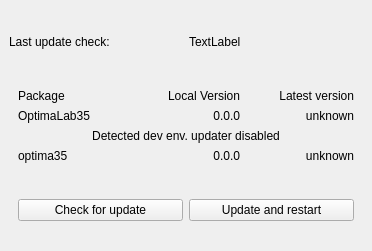
<?xml version="1.0" encoding="UTF-8"?>
<ui version="4.0">
 <class>Updater_Window</class>
 <widget class="QMainWindow" name="Updater_Window">
  <property name="enabled">
   <bool>true</bool>
  </property>
  <property name="geometry">
   <rect>
    <x>0</x>
    <y>0</y>
    <width>372</width>
    <height>251</height>
   </rect>
  </property>
  <property name="windowTitle">
   <string>Updater</string>
  </property>
  <widget class="QWidget" name="centralwidget">
   <layout class="QGridLayout" name="gridLayout_2">
    <item row="0" column="0">
     <widget class="QLabel" name="label_last_check">
      <property name="text">
       <string>Last update check:</string>
      </property>
     </widget>
    </item>
    <item row="0" column="1">
     <widget class="QLabel" name="label_last_check_2">
      <property name="enabled">
       <bool>true</bool>
      </property>
      <property name="text">
       <string>TextLabel</string>
      </property>
     </widget>
    </item>
    <item row="1" column="0" colspan="2">
     <widget class="QWidget" name="widget_2" native="true">
      <layout class="QGridLayout" name="gridLayout">
       <item row="0" column="1">
        <widget class="QLabel" name="label_6">
         <property name="text">
          <string>Local Version</string>
         </property>
         <property name="alignment">
          <set>Qt::AlignRight|Qt::AlignTrailing|Qt::AlignVCenter</set>
         </property>
        </widget>
       </item>
       <item row="1" column="2">
        <widget class="QLabel" name="label_optimalab35_latestversion">
         <property name="text">
          <string>unknown</string>
         </property>
         <property name="alignment">
          <set>Qt::AlignRight|Qt::AlignTrailing|Qt::AlignVCenter</set>
         </property>
        </widget>
       </item>
       <item row="3" column="0">
        <widget class="QLabel" name="label_2">
         <property name="text">
          <string>optima35</string>
         </property>
        </widget>
       </item>
       <item row="3" column="2">
        <widget class="QLabel" name="label_optima35_latestversion">
         <property name="text">
          <string>unknown</string>
         </property>
         <property name="alignment">
          <set>Qt::AlignRight|Qt::AlignTrailing|Qt::AlignVCenter</set>
         </property>
        </widget>
       </item>
       <item row="0" column="2">
        <widget class="QLabel" name="label_latest_version">
         <property name="text">
          <string>Latest version</string>
         </property>
         <property name="alignment">
          <set>Qt::AlignRight|Qt::AlignTrailing|Qt::AlignVCenter</set>
         </property>
        </widget>
       </item>
       <item row="1" column="0">
        <widget class="QLabel" name="label">
         <property name="text">
          <string>OptimaLab35</string>
         </property>
        </widget>
       </item>
       <item row="0" column="0">
        <widget class="QLabel" name="label_9">
         <property name="text">
          <string>Package</string>
         </property>
        </widget>
       </item>
       <item row="1" column="1">
        <widget class="QLabel" name="label_optimalab35_localversion">
         <property name="text">
          <string>0.0.0</string>
         </property>
         <property name="alignment">
          <set>Qt::AlignRight|Qt::AlignTrailing|Qt::AlignVCenter</set>
         </property>
        </widget>
       </item>
       <item row="3" column="1">
        <widget class="QLabel" name="label_optima35_localversion">
         <property name="text">
          <string>0.0.0</string>
         </property>
         <property name="alignment">
          <set>Qt::AlignRight|Qt::AlignTrailing|Qt::AlignVCenter</set>
         </property>
        </widget>
       </item>
       <item row="2" column="0" colspan="3">
        <widget class="QLabel" name="label_dev">
         <property name="text">
          <string>Detected dev env. updater disabled</string>
         </property>
         <property name="alignment">
          <set>Qt::AlignCenter</set>
         </property>
        </widget>
       </item>
      </layout>
     </widget>
    </item>
    <item row="2" column="0" colspan="2">
     <widget class="QWidget" name="widget" native="true">
      <layout class="QHBoxLayout" name="horizontalLayout">
       <item>
        <widget class="QPushButton" name="check_for_update_Button">
         <property name="text">
          <string>Check for update</string>
         </property>
        </widget>
       </item>
       <item>
        <widget class="QPushButton" name="update_and_restart_Button">
         <property name="text">
          <string>Update and restart</string>
         </property>
        </widget>
       </item>
      </layout>
     </widget>
    </item>
   </layout>
  </widget>
 </widget>
 <resources/>
 <connections/>
</ui>
